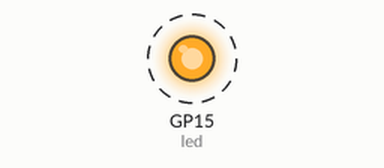
Recording of a program running on a simulated Raspberry Pi Pico running CircuitPython. On the bench: output pins drawn as LEDs (lit = HIGH). Dashed ring = blinking.

Above: at 0.2 s.
Timing chart, 0 to 3.0 s (numbered marks = the images above):
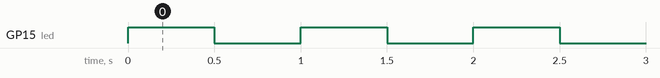

The program:

Lab05_Blink.py
```python
# 匯入控制板子相關 board 模組
import board
# 匯入時間相關 time 模組
import time
# 匯入數位輸出入的 DigitalInOut、Direction 模組
from digitalio import DigitalInOut, Direction

# 建立 GP15 腳位的 DigitalInOut 物件, 並命名為 led
led = DigitalInOut(board.GP15)
# 設定 led 為輸出腳位
led.direction = Direction.OUTPUT

while True:             # 一直重複執行
    led.value = True    # 設定腳位有電, 點亮 LED
    time.sleep(0.5)     # 暫停 0.5 秒
    led.value = False   # 設定腳位沒電, 熄滅 LED
    time.sleep(0.5)     # 暫停 0.5 秒
```

Measured:
- by itself, GP15 (led): alternates HIGH for 0.50 s and LOW for 0.50 s
